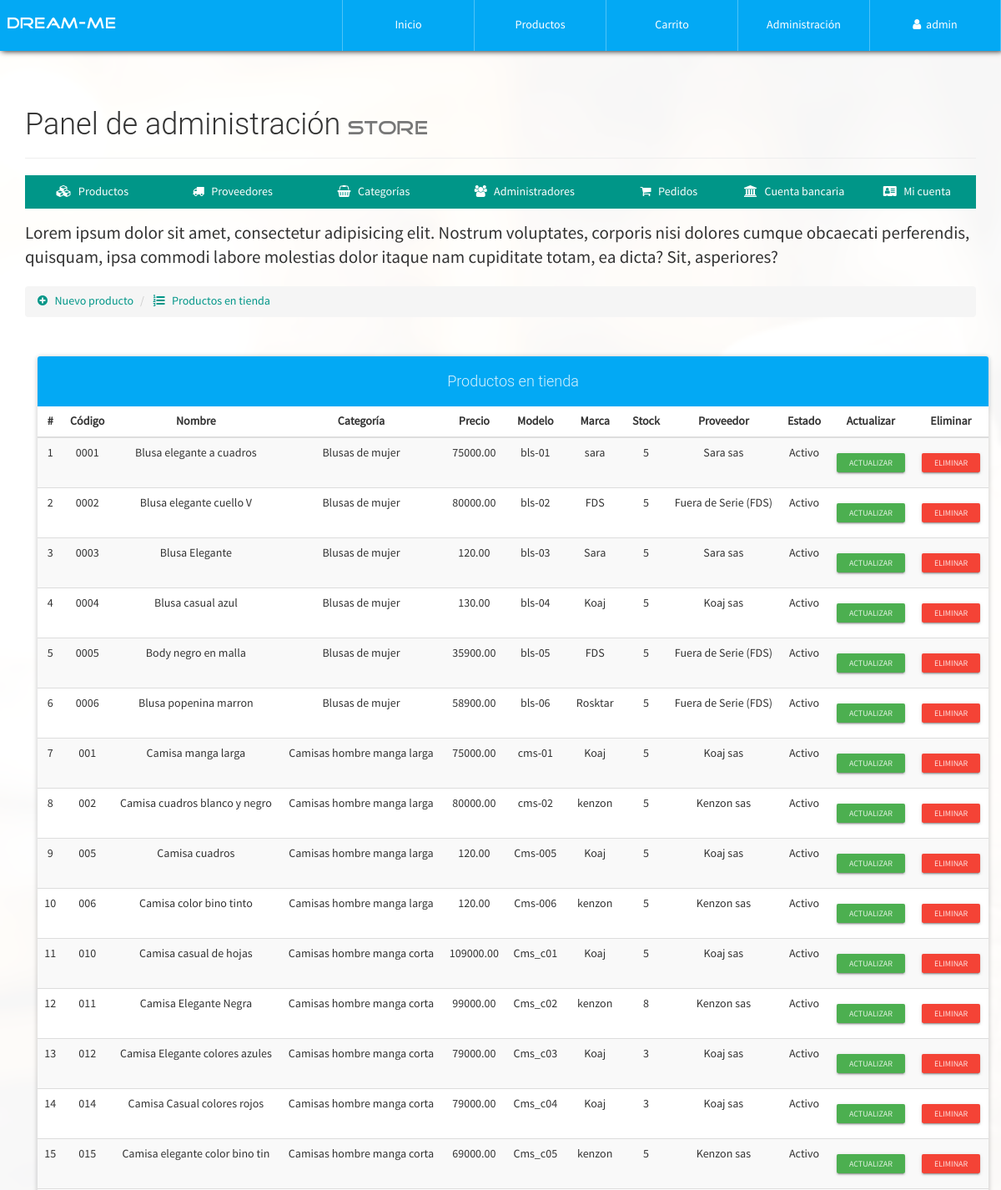
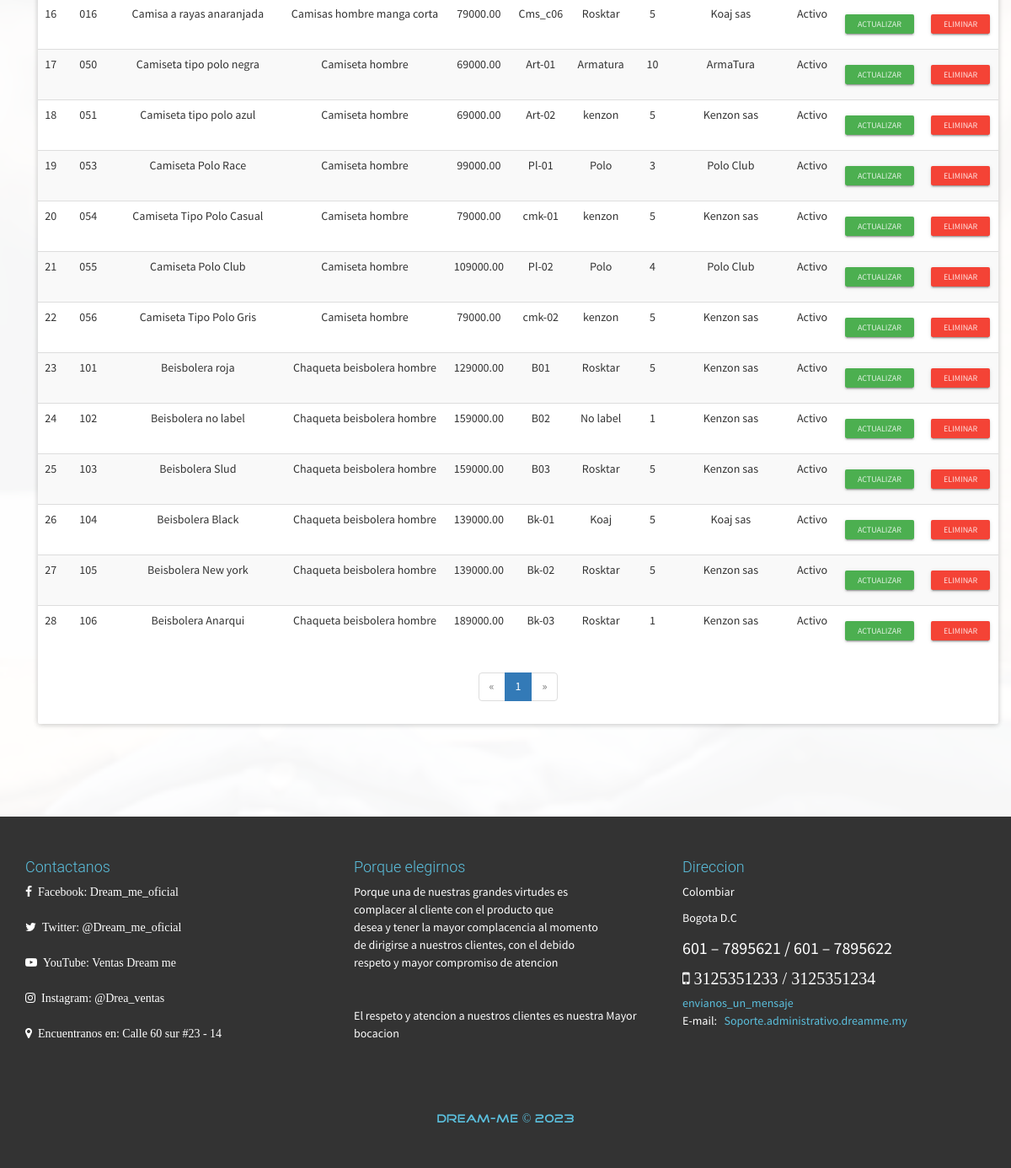
Page /configAdmin.php?view=productlist (signed in) on the committed database (2 pictures, top to bottom).
### tables this page shows
CREATE TABLE `producto` (
  `id` int(20) NOT NULL,
  `CodigoProd` varchar(30) NOT NULL,
  `NombreProd` varchar(30) NOT NULL,
  `CodigoCat` varchar(30) NOT NULL,
  `Precio` decimal(30,2) NOT NULL,
  `Descuento` int(2) NOT NULL,
  `Modelo` varchar(30) NOT NULL,
  `Marca` varchar(30) NOT NULL,
  `Stock` int(20) NOT NULL,
  `NITProveedor` varchar(30) NOT NULL,
  `Imagen` varchar(150) NOT NULL,
  `Nombre` varchar(30) NOT NULL,
  `Estado` varchar(15) NOT NULL
);

CREATE TABLE `categoria` (
  `CodigoCat` varchar(30) NOT NULL,
  `Nombre` varchar(30) NOT NULL,
  `Descripcion` text NOT NULL
);

CREATE TABLE `proveedor` (
  `NITProveedor` varchar(30) NOT NULL,
  `NombreProveedor` varchar(30) NOT NULL,
  `Direccion` varchar(200) NOT NULL,
  `Telefono` varchar(20) NOT NULL,
  `PaginaWeb` varchar(30) NOT NULL
);

### library/consulSQL.php (called while the page is built, shortened)
<?php
class ejecutarSQL {
    public static function conectar(){
        if(!$con=  mysqli_connect(SERVER,USER,PASS,BD)){
            echo "Error en el servidor, verifique sus datos";
        }
        mysqli_set_charset($con, "utf8");
        return $con;
    }
    public static function consultar($query) {
        if (!$consul = mysqli_query(ejecutarSQL::conectar(), $query)) {
            echo 'Error en la consulta SQL ejecutada';
        }
        return $consul;
    }
}

### admin/productlist-view.php (the view, shortened to what this page needs)
<p class="lead">
	Lorem ipsum dolor sit amet, consectetur adipisicing elit. Nostrum voluptates, corporis nisi dolores cumque obcaecati perferendis, quisquam, ipsa commodi labore molestias dolor itaque nam cupiditate totam, ea dicta? Sit, asperiores?
</p>
<ul class="breadcrumb" style="margin-bottom: 5px;">
    <li>
        <a href="configAdmin.php?view=product">
            <i class="fa fa-plus-circle" aria-hidden="true"></i> &nbsp; Nuevo producto
        </a>
    </li>
    <li>
        <a href="configAdmin.php?view=productlist"><i class="fa fa-list-ol" aria-hidden="true"></i> &nbsp; Productos en tienda</a>
    </li>
</ul>
<div class="container">
	<div class="row">
		<div class="col-xs-12">
            <br><br>
            <div class="panel panel-info">
              <div class="panel-heading text-center"><h4>Productos en tienda</h4></div>
                <div class="table-responsive">
                  <table class="table table-striped table-hover">
                      <thead class="">
                          <tr>
                          	  <th class="text-center">#</th>
                              <th class="text-center">Código</th>
                              <th class="text-center">Nombre</th>
                              <th class="text-center">Categoría</th>
                              <th class="text-center">Precio</th>
                              <th class="text-center">Modelo</th>
                              <th class="text-center">Marca</th>
                              <th class="text-center">Stock</th>
                              <th class="text-center">Proveedor</th>
                              <th class="text-center">Estado</th>
                              <th class="text-center">Actualizar</th>
                              <th class="text-center">Eliminar</th>
                          </tr>
                      </thead>
                      <tbody>
                        <?php
                        	$mysqli = mysqli_connect(SERVER, USER, PASS, BD);
							mysqli_set_charset($mysqli, "utf8");
							$pagina = isset($_GET['pag']) ? (int)$_GET['pag'] : 1;
							$regpagina = 30;
							$inicio = ($pagina > 1) ? (($pagina * $regpagina) - $regpagina) : 0;
							$productos=mysqli_query($mysqli,"SELECT SQL_CALC_FOUND_ROWS * FROM producto LIMIT $inicio, $regpagina");
							$totalregistros = mysqli_query($mysqli,"SELECT FOUND_ROWS()");
							$totalregistros = mysqli_fetch_array($totalregistros, MYSQLI_ASSOC);
							$numeropaginas = ceil($totalregistros["FOUND_ROWS()"]/$regpagina);
							$cr=$inicio+1;
                            while($prod=mysqli_fetch_array($productos, MYSQLI_ASSOC)){
                        ?>
                        <tr>
                        	<td class="text-center"><?php echo $cr; ?></td>
                        	<td class="text-center"><?php echo $prod['CodigoProd']; ?></td>
                        	<td class="text-center"><?php echo $prod['NombreProd']; ?></td>
                        	<td class="text-center">
                        		<?php
                        			$categ=ejecutarSQL::consultar("SELECT Nombre FROM categoria WHERE CodigoCat='".$prod['CodigoCat']."'");
                        			$datc=mysqli_fetch_array($categ, MYSQLI_ASSOC);
                        			echo $datc['Nombre'];
                        		?>
                        	</td>
                        	<td class="text-center"><?php echo $prod['Precio']; ?></td>
                        	<td class="text-center"><?php echo $prod['Modelo']; ?></td>
                        	<td class="text-center"><?php echo $prod['Marca']; ?></td>
                        	<td class="text-center"><?php echo $prod['Stock']; ?></td>
                        	<td class="text-center">
                        		<?php
                        			$prov=ejecutarSQL::consultar("SELECT NombreProveedor FROM proveedor WHERE NITProveedor='".$prod['NITProveedor']."'");
                        			$datp=mysqli_fetch_array($prov, MYSQLI_ASSOC);
                        			echo $datp['NombreProveedor'];
                        		?>
                        	</td>
                        	<td class="text-center">
                        		<?php echo $prod['Estado']; ?>
                        	</td>
                        	<td class="text-center">
                        		<a href="configAdmin.php?view=productinfo&code=<?php echo $prod['CodigoProd']; ?>" class="btn btn-raised btn-xs btn-success">Actualizar</a>
                        	</td>
                        	<td class="text-center">
                        		<form action="process/delprod.php" method="POST" class="FormCatElec" data-form="delete">
                        			<button type="submit" class="btn btn-raised btn-xs btn-danger">Eliminar</button>
                        		</form>
                        	</td>
                        </tr>
                        <?php
                        	$cr++;
                        	}
                        ?>
                      </tbody>
                  </table>
                </div>
                <?php if($numeropaginas>=1): ?>
              	<div class="text-center">
                  <ul class="pagination">
                    <?php if($pagina == 1): ?>
                        <li class="disabled">
                            <a>
                                <span aria-hidden="true">&laquo;</span>
                            </a>
                        </li>
                    <?php endif; ?>
                    <?php
                        for($i=1; $i <= $numeropaginas; $i++ ){
                            if($pagina == $i){
                                echo '<li class="active"><a href="configAdmin.php?view=productlist&pag='.$i.'">'.$i.'</a></li>';
                            }else{
                                echo '<li><a href="configAdmin.php?view=productlist&pag='.$i.'">'.$i.'</a></li>';
                            }
                        }
                    ?>
                    <?php if($pagina == $numeropaginas): ?>
                        <li class="disabled">
                            <a>
                                <span aria-hidden="true">&raquo;</span>
                            </a>
                        </li>
                    <?php endif; ?>
                  </ul>
                </div>
                <?php endif; ?>
            </div>
        </div>
	</div>
</div>

### css/style.css (style rules this page uses)
body { font-family: "FontFamilySPro"; line-height: 1.5; font-size: 1.4em; width: 100%; height: 100%; margin: 0px; padding: 0px; background-position: center center; background-repeat: no-repeat; background-attachment: fixed; background-size: cover; background-color: #fff; }
#container-page-configAdmin { background-image: url(../assets/img/img-registration.jpeg); }

### rows in the picture
producto: CodigoProd "0001", NombreProd "Blusa elegante a cuadros", CodigoCat.Nombre "Blusas de mujer", Precio "75000.00", Modelo "bls-01", Marca "sara", Stock "5", NITProveedor.NombreProveedor "Sara sas", Estado "Activo"
producto: CodigoProd "0002", NombreProd "Blusa elegante cuello V", CodigoCat.Nombre "Blusas de mujer", Precio "80000.00", Modelo "bls-02", Marca "FDS", Stock "5", NITProveedor.NombreProveedor "Fuera de Serie (FDS)", Estado "Activo"
producto: CodigoProd "0003", NombreProd "Blusa Elegante", CodigoCat.Nombre "Blusas de mujer", Precio "120.00", Modelo "bls-03", Marca "Sara", Stock "5", NITProveedor.NombreProveedor "Sara sas", Estado "Activo"
producto: CodigoProd "0004", NombreProd "Blusa casual azul", CodigoCat.Nombre "Blusas de mujer", Precio "130.00", Modelo "bls-04", Marca "Koaj", Stock "5", NITProveedor.NombreProveedor "Koaj sas", Estado "Activo"
producto: CodigoProd "0005", NombreProd "Body negro en malla", CodigoCat.Nombre "Blusas de mujer", Precio "35900.00", Modelo "bls-05", Marca "FDS", Stock "5", NITProveedor.NombreProveedor "Fuera de Serie (FDS)", Estado "Activo"
producto: CodigoProd "0006", NombreProd "Blusa popenina marron", CodigoCat.Nombre "Blusas de mujer", Precio "58900.00", Modelo "bls-06", Marca "Rosktar", Stock "5", NITProveedor.NombreProveedor "Fuera de Serie (FDS)", Estado "Activo"
producto: CodigoProd "001", NombreProd "Camisa manga larga", CodigoCat.Nombre "Camisas hombre manga larga", Precio "75000.00", Modelo "cms-01", Marca "Koaj", Stock "5", NITProveedor.NombreProveedor "Koaj sas", Estado "Activo"
producto: CodigoProd "002", NombreProd "Camisa cuadros blanco y negro", CodigoCat.Nombre "Camisas hombre manga larga", Precio "80000.00", Modelo "cms-02", Marca "kenzon", Stock "5", NITProveedor.NombreProveedor "Kenzon sas", Estado "Activo"
producto: CodigoProd "005", NombreProd "Camisa cuadros", CodigoCat.Nombre "Camisas hombre manga larga", Precio "120.00", Modelo "Cms-005", Marca "Koaj", Stock "5", NITProveedor.NombreProveedor "Koaj sas", Estado "Activo"
producto: CodigoProd "006", NombreProd "Camisa color bino tinto", CodigoCat.Nombre "Camisas hombre manga larga", Precio "120.00", Modelo "Cms-006", Marca "kenzon", Stock "5", NITProveedor.NombreProveedor "Kenzon sas", Estado "Activo"
producto: CodigoProd "010", NombreProd "Camisa casual de hojas", CodigoCat.Nombre "Camisas hombre manga corta", Precio "109000.00", Modelo "Cms_c01", Marca "Koaj", Stock "5", NITProveedor.NombreProveedor "Koaj sas", Estado "Activo"
producto: CodigoProd "011", NombreProd "Camisa Elegante Negra", CodigoCat.Nombre "Camisas hombre manga corta", Precio "99000.00", Modelo "Cms_c02", Marca "kenzon", Stock "8", NITProveedor.NombreProveedor "Kenzon sas", Estado "Activo"
producto: CodigoProd "012", NombreProd "Camisa Elegante colores azules", CodigoCat.Nombre "Camisas hombre manga corta", Precio "79000.00", Modelo "Cms_c03", Marca "Koaj", Stock "3", NITProveedor.NombreProveedor "Koaj sas", Estado "Activo"
producto: CodigoProd "014", NombreProd "Camisa Casual colores rojos", CodigoCat.Nombre "Camisas hombre manga corta", Precio "79000.00", Modelo "Cms_c04", Marca "Koaj", Stock "3", NITProveedor.NombreProveedor "Koaj sas", Estado "Activo"
producto: CodigoProd "015", NombreProd "Camisa elegante color bino tin", CodigoCat.Nombre "Camisas hombre manga corta", Precio "69000.00", Modelo "Cms_c05", Marca "kenzon", Stock "5", NITProveedor.NombreProveedor "Kenzon sas", Estado "Activo"
producto: CodigoProd "016", NombreProd "Camisa a rayas anaranjada", CodigoCat.Nombre "Camisas hombre manga corta", Precio "79000.00", Modelo "Cms_c06", Marca "Rosktar", Stock "5", NITProveedor.NombreProveedor "Koaj sas", Estado "Activo"
producto: CodigoProd "050", NombreProd "Camiseta tipo polo negra", CodigoCat.Nombre "Camiseta hombre", Precio "69000.00", Modelo "Art-01", Marca "Armatura", Stock "10", NITProveedor.NombreProveedor "ArmaTura", Estado "Activo"
producto: CodigoProd "051", NombreProd "Camiseta tipo polo azul", CodigoCat.Nombre "Camiseta hombre", Precio "69000.00", Modelo "Art-02", Marca "kenzon", Stock "5", NITProveedor.NombreProveedor "Kenzon sas", Estado "Activo"
producto: CodigoProd "053", NombreProd "Camiseta Polo Race", CodigoCat.Nombre "Camiseta hombre", Precio "99000.00", Modelo "Pl-01", Marca "Polo", Stock "3", NITProveedor.NombreProveedor "Polo Club", Estado "Activo"
producto: CodigoProd "054", NombreProd "Camiseta Tipo Polo Casual", CodigoCat.Nombre "Camiseta hombre", Precio "79000.00", Modelo "cmk-01", Marca "kenzon", Stock "5", NITProveedor.NombreProveedor "Kenzon sas", Estado "Activo"
producto: CodigoProd "055", NombreProd "Camiseta Polo Club", CodigoCat.Nombre "Camiseta hombre", Precio "109000.00", Modelo "Pl-02", Marca "Polo", Stock "4", NITProveedor.NombreProveedor "Polo Club", Estado "Activo"
producto: CodigoProd "056", NombreProd "Camiseta Tipo Polo Gris", CodigoCat.Nombre "Camiseta hombre", Precio "79000.00", Modelo "cmk-02", Marca "kenzon", Stock "5", NITProveedor.NombreProveedor "Kenzon sas", Estado "Activo"
producto: CodigoProd "101", NombreProd "Beisbolera roja", CodigoCat.Nombre "Chaqueta beisbolera hombre", Precio "129000.00", Modelo "B01", Marca "Rosktar", Stock "5", NITProveedor.NombreProveedor "Kenzon sas", Estado "Activo"
producto: CodigoProd "102", NombreProd "Beisbolera no label", CodigoCat.Nombre "Chaqueta beisbolera hombre", Precio "159000.00", Modelo "B02", Marca "No label", Stock "1", NITProveedor.NombreProveedor "Kenzon sas", Estado "Activo"
producto: CodigoProd "103", NombreProd "Beisbolera Slud", CodigoCat.Nombre "Chaqueta beisbolera hombre", Precio "159000.00", Modelo "B03", Marca "Rosktar", Stock "5", NITProveedor.NombreProveedor "Kenzon sas", Estado "Activo"
producto: CodigoProd "104", NombreProd "Beisbolera Black", CodigoCat.Nombre "Chaqueta beisbolera hombre", Precio "139000.00", Modelo "Bk-01", Marca "Koaj", Stock "5", NITProveedor.NombreProveedor "Koaj sas", Estado "Activo"
producto: CodigoProd "105", NombreProd "Beisbolera New york", CodigoCat.Nombre "Chaqueta beisbolera hombre", Precio "139000.00", Modelo "Bk-02", Marca "Rosktar", Stock "5", NITProveedor.NombreProveedor "Kenzon sas", Estado "Activo"
producto: CodigoProd "106", NombreProd "Beisbolera Anarqui", CodigoCat.Nombre "Chaqueta beisbolera hombre", Precio "189000.00", Modelo "Bk-03", Marca "Rosktar", Stock "1", NITProveedor.NombreProveedor "Kenzon sas", Estado "Activo"

### other values in the picture
$_SESSION['nombreAdmin'] "admin"
